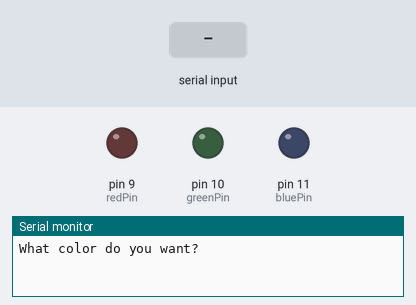
A sketch run on a simulated Arduino Uno, built with avr-gcc and run on an emulated ATmega328P. Parts: output pins drawn as LEDs (lit = HIGH), the last lines printed to the serial monitor. Inputs (shaded band) come from the test bench.

Above: at 1.2 s.
1.3 s: "red" received over Serial
At 3.0 s:
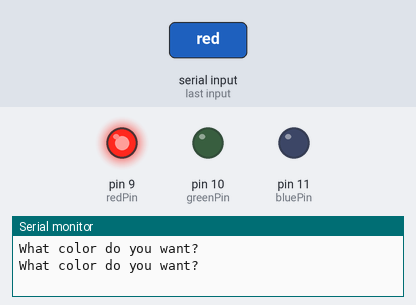
3.8 s: "blue" received over Serial
At 6.0 s:
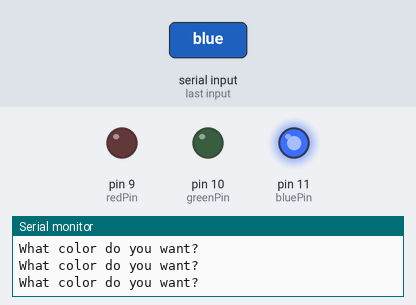
6.3 s: "green" received over Serial
At 8.0 s:
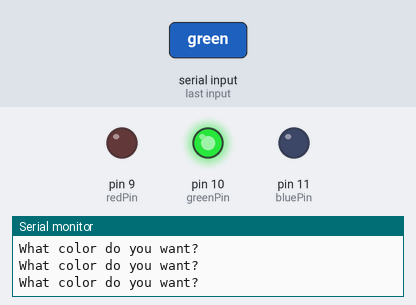
8.8 s: "1" received over Serial
At 11.0 s:
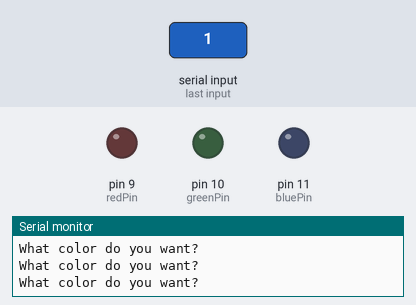
Timing chart, 0 to 12.3 s (numbered marks = the images above; inputs shaded):
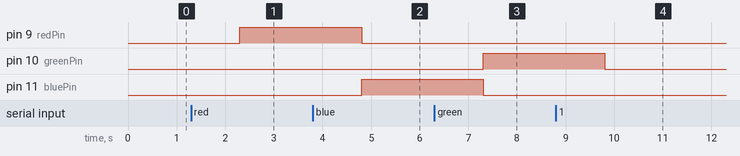

The sketch:

app.ino
```cpp
int redPin = 9;
int  greenPin = 10;
int bluePin = 11;
String colorToLight;
String askForColor = "What color do you want?";

void setup()
{
    Serial.begin(9600);
    pinMode(redPin, OUTPUT);
    pinMode(greenPin, OUTPUT);
    pinMode(bluePin, OUTPUT);
}

void loop()
{
    Serial.println(askForColor);
    while (Serial.available() == 0) {}

    colorToLight = Serial.readString();
    colorToLight.trim();
    lightUp(colorToLight);
}

void lightUp(String colorToLight) {
    digitalWrite(redPin, LOW);
    digitalWrite(bluePin, LOW);
    digitalWrite(greenPin, LOW);

    if (colorToLight == "red"){
        digitalWrite(redPin, HIGH);
    }
    if (colorToLight == "blue"){
        digitalWrite(bluePin, HIGH);
    }
    if (colorToLight == "green"){
        digitalWrite(greenPin, HIGH);
    }
}
```

Measured:
- after the input at 1.3 s, pin 9 (redPin): LOW → HIGH after 1.0 s
- after the input at 3.8 s, pin 9 (redPin): HIGH → LOW after 1.0 s; pin 11 (bluePin): LOW → HIGH after 1.0 s
- after the input at 6.3 s, pin 10 (greenPin): LOW → HIGH after 1.0 s; pin 11 (bluePin): HIGH → LOW after 1.0 s
- after the input at 8.8 s, pin 10 (greenPin): HIGH → LOW after 1.0 s
